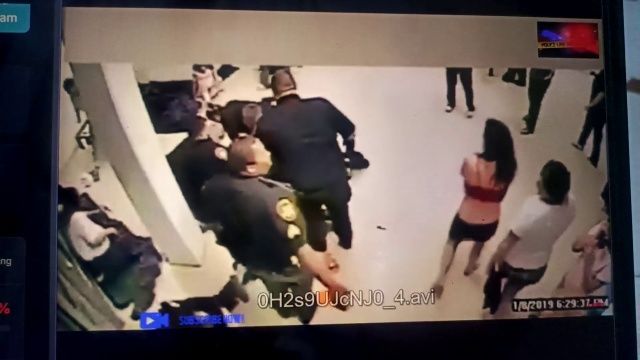
#> input picture rtsp-service/clips/New_1_20260207_134152_thumb.jpg, 640 x 360 px
$ python -i person_capture.py   (imports and definitions only)
#> lines starting #> are read from the running program, lines starting #| are printed output that depends on the picture
"""
ViolenceSense - Person Capture Module
======================================
Detects and crops individual persons from violence event frames
using OpenCV's HOG person detector + Haar Cascade face detector.
Saves cropped person images alongside event clips.
"""

import cv2
import numpy as np
from pathlib import Path
from datetime import datetime
from typing import List, Optional, Tuple
from dataclasses import dataclass
from loguru import logger


@dataclass
class PersonCapture:
    """Represents a captured person from a violence event."""
    person_index: int
    image_path: str
    bbox: Tuple[int, int, int, int]  # x, y, w, h
    confidence: float
    frame_timestamp: Optional[datetime] = None


class PersonCaptureEngine:
    """
    Detects and captures images of persons involved in violence events.
    Uses a combination of:
    1. HOG + SVM full-body person detector
    2. Haar Cascade face detector as fallback
    """

    def __init__(self, clips_dir: str = "./clips"):
#> further down, picture is the input picture: shape (360, 640, 3); mean B, G, R 84.4, 87.9, 99.7
        self.clips_dir = Path(clips_dir)
        self.clips_dir.mkdir(parents=True, exist_ok=True)

        # Initialize HOG person detector
        self.hog = cv2.HOGDescriptor()
        self.hog.setSVMDetector(cv2.HOGDescriptor_getDefaultPeopleDetector())

        # Initialize face detector (Haar Cascade)
        self.face_cascade = cv2.CascadeClassifier(
            cv2.data.haarcascades + "haarcascade_frontalface_default.xml"
        )

        # Parameters
        self.min_person_height = 80   # Minimum person height in pixels
        self.min_face_size = 30       # Minimum face size in pixels
        self.padding_ratio = 0.15     # Padding around detected person
        self.max_persons = 6          # Maximum persons to capture per event
        self.nms_threshold = 0.4      # Non-max suppression threshold

    # [45 lines left out: function detect_persons, not called in this run]

    def detect_faces(self, frame: np.ndarray) -> List[Tuple[int, int, int, int]]:
        """
        Detect faces in a frame using Haar Cascade.
        Returns list of (x, y, w, h) bounding boxes.
        """
        if frame is None or frame.size == 0:
            return []

        gray = cv2.cvtColor(frame, cv2.COLOR_BGR2GRAY)
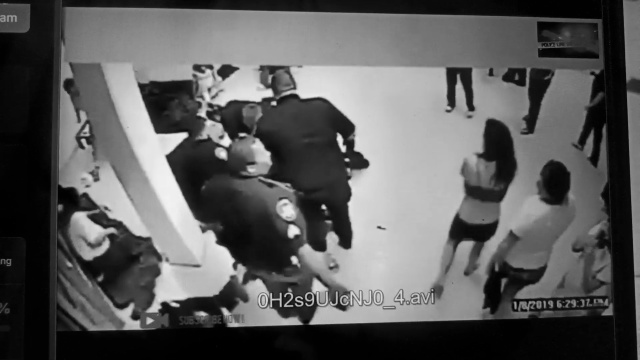
#> gray: shape (360, 640); min 0, max 243, mean 91
        gray = cv2.equalizeHist(gray)
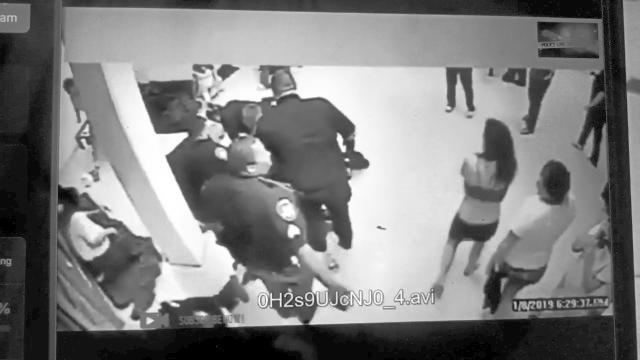
#> gray: shape (360, 640); min 0, max 255, mean 126.9

        faces = self.face_cascade.detectMultiScale(
            gray,
            scaleFactor=1.1,
            minNeighbors=5,
            minSize=(self.min_face_size, self.min_face_size),
        )
#> faces = ()

        if len(faces) == 0:
            return []

        return [tuple(f) for f in faces[:self.max_persons]]

    # [185 lines left out: functions _expand_face_to_upper_body, _non_max_suppression, _add_padding, capture_persons_from_frames, not called in this run]


# Global instance
person_capture_engine = PersonCaptureEngine()

__all__ = ["PersonCapture", "PersonCaptureEngine", "person_capture_engine"]

>>> import cv2
>>> picture = cv2.imread('../../clips/New_1_20260207_134152_thumb.jpg')
>>> result = PersonCaptureEngine().detect_faces(picture)
#> result = []

$ run again, on rtsp-service/clips/new_2_20260207_135940_thumb.jpg
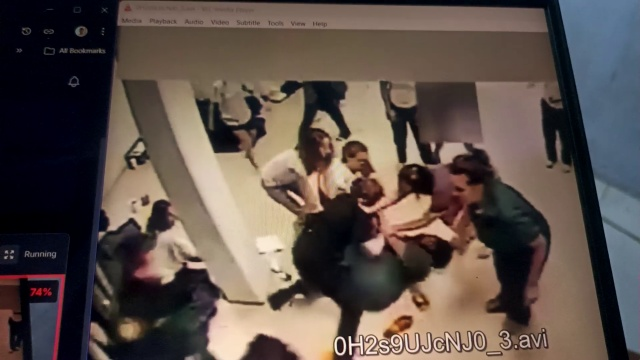
#> input picture rtsp-service/clips/new_2_20260207_135940_thumb.jpg, 640 x 360 px
#> picture is the input picture: shape (360, 640, 3); mean B, G, R 74.2, 80.3, 92.6
#> in detect_faces, `gray = cv2.cvtColor(frame, cv2.COLOR_BGR2GRAY)`:
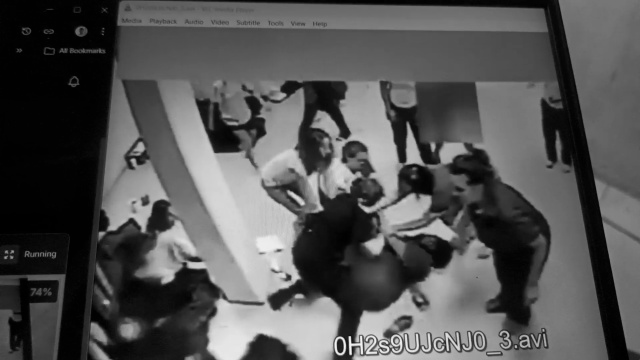
#> gray: shape (360, 640); min 0, max 243, mean 83.3
#> in detect_faces, `gray = cv2.equalizeHist(gray)`:
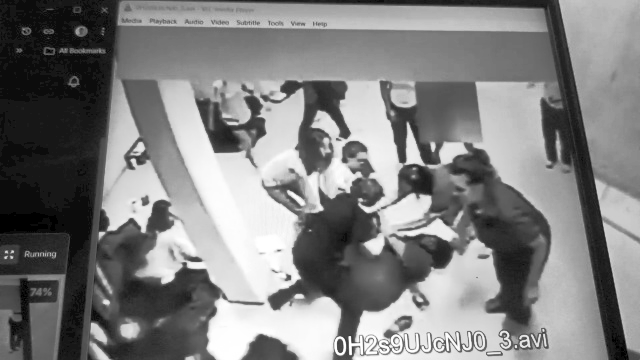
#> gray: shape (360, 640); min 0, max 255, mean 128.1
#> faces = [[243, 231, 54, 54]]
#> result = [(243, 231, 54, 54)]

$ run again, on rtsp-service/clips/new_2_20260207_140007_thumb.jpg
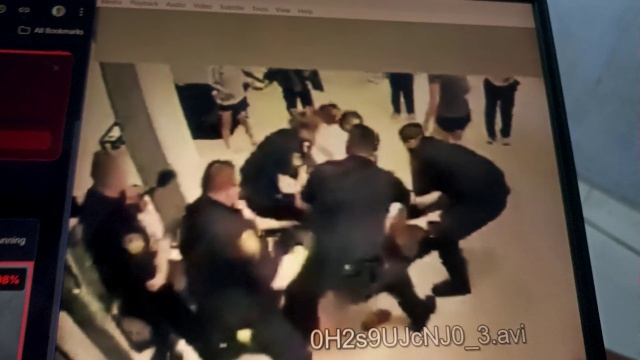
#> input picture rtsp-service/clips/new_2_20260207_140007_thumb.jpg, 640 x 360 px
#> picture is the input picture: shape (360, 640, 3); mean B, G, R 63.9, 72.5, 84.4
#> in detect_faces, `gray = cv2.cvtColor(frame, cv2.COLOR_BGR2GRAY)`:
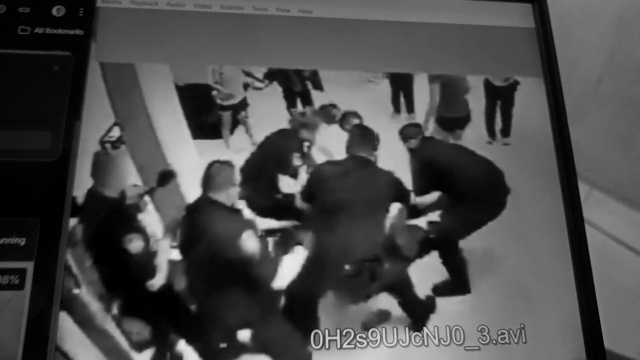
#> gray: shape (360, 640); min 0, max 232, mean 75.1
#> in detect_faces, `gray = cv2.equalizeHist(gray)`:
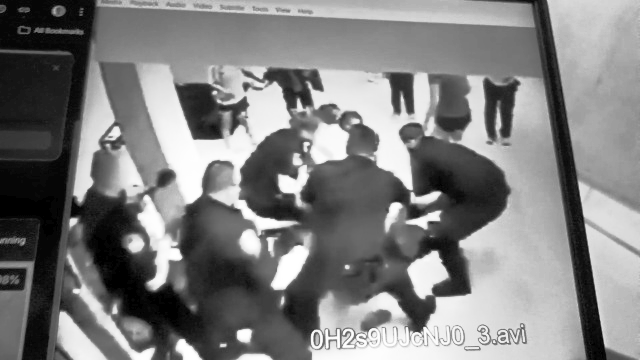
#> gray: shape (360, 640); min 0, max 255, mean 127
#> faces = ()
#> result = []
